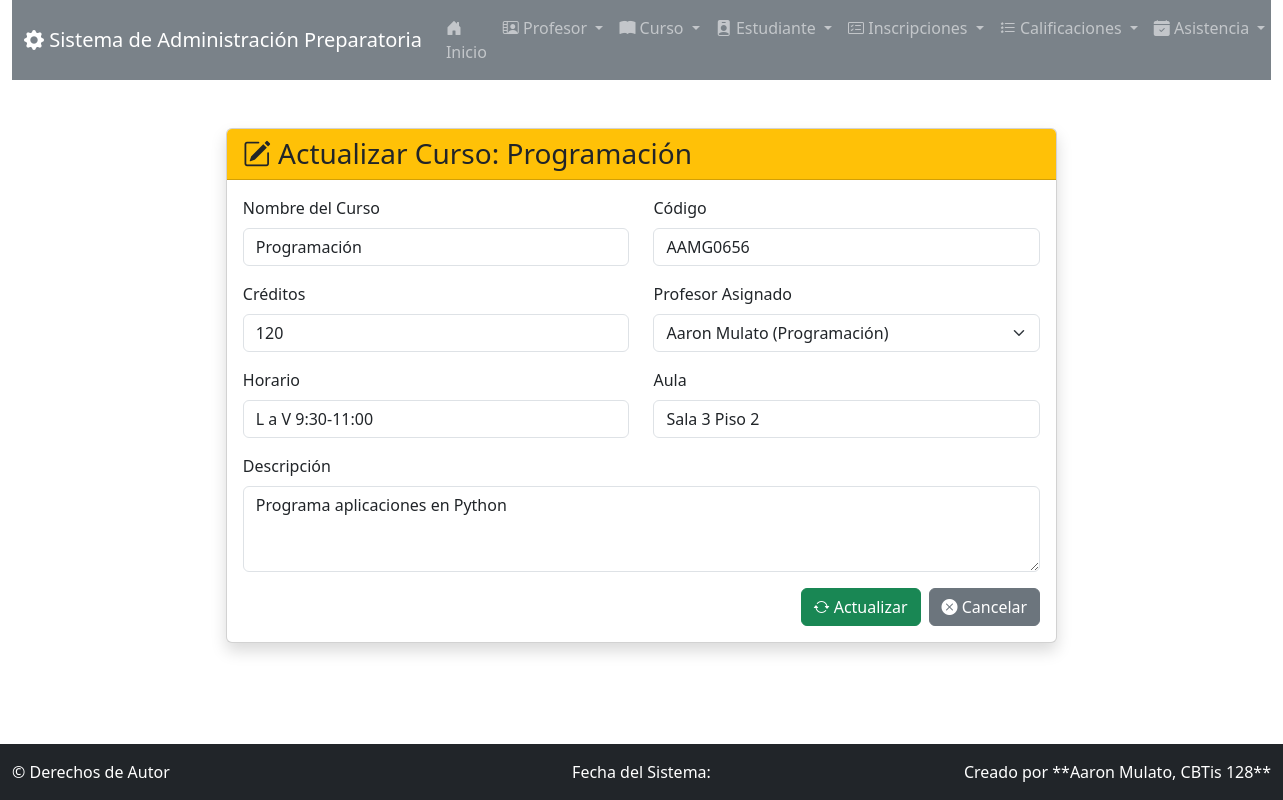
The page /curso/actualizar/1/ on the database its author committed.
### app_Preparatoria/models.py (models this page shows, shortened)
class Curso(models.Model):
    nombre_curso = models.CharField(max_length=50)
    codigo = models.CharField(max_length=10, unique=True)
    descripcion = models.TextField(max_length=100)
    creditos = models.PositiveIntegerField()
    horario = models.CharField(max_length=50)
    aula = models.CharField(max_length=20)
    profesor = models.ForeignKey(Profesor, related_name="cursos", on_delete=models.CASCADE)

class Profesor(models.Model):
    nombre_profesor = models.CharField(max_length=50)
    apellido_profesor = models.CharField(max_length=50)
    correo_profesor = models.EmailField(max_length=100)
    telefono = models.CharField(max_length=15)
    especialidad = models.CharField(max_length=50, default="")
    fecha_contratacion = models.DateField(auto_now_add=True)
    activo = models.BooleanField(default=True)

### app_Preparatoria/views.py (the view)
# urls.py: path('curso/actualizar/<int:curso_id>/', views.actualizar_curso, name='actualizar_curso'),
def actualizar_curso(request, curso_id):
    curso = get_object_or_404(Curso, pk=curso_id)
    profesores = Profesor.objects.filter(activo=True)
    context = {'curso': curso, 'profesores': profesores}
    return render(request, 'curso/actualizar_curso.html', context)

### app_Preparatoria/templates/curso/actualizar_curso.html (shortened to what this page needs)
{% extends 'base.html' %}
{% block content %}
<div class="row justify-content-center">
    <div class="col-md-8">
        <div class="card shadow">
            <div class="card-header bg-warning text-dark">
                <h3 class="mb-0"><i class="bi bi-pencil-square"></i> Actualizar Curso: {{ curso.nombre_curso }}</h3>
            </div>
            <div class="card-body">
                <form method="POST" action="{% url 'realizar_actualizacion_curso' curso.id %}">
                    <div class="row mb-3">
                        <div class="col-md-6">
                            <label for="nombre_curso" class="form-label">Nombre del Curso</label>
                            <input type="text" class="form-control" id="nombre_curso" name="nombre_curso" value="{{ curso.nombre_curso }}" required>
                        </div>
                        <div class="col-md-6">
                            <label for="codigo" class="form-label">Código</label>
                            <input type="text" class="form-control" id="codigo" name="codigo" value="{{ curso.codigo }}" required>
                        </div>
                    </div>
                    <div class="row mb-3">
                        <div class="col-md-6">
                            <label for="creditos" class="form-label">Créditos</label>
                            <input type="number" class="form-control" id="creditos" name="creditos" value="{{ curso.creditos }}" required min="1">
                        </div>
                        <div class="col-md-6">
                            <label for="profesor" class="form-label">Profesor Asignado</label>
                            <select class="form-select" id="profesor" name="profesor" required>
                                {% for profesor in profesores %}
                                    <option value="{{ profesor.id }}" {% if profesor.id == curso.profesor.id %}selected{% endif %}>
                                        {{ profesor.nombre_profesor }} {{ profesor.apellido_profesor }} ({{ profesor.especialidad }})
                                    </option>
                                {% endfor %}
                            </select>
                        </div>
                    </div>
                    <div class="row mb-3">
                        <div class="col-md-6">
                            <label for="horario" class="form-label">Horario</label>
                            <input type="text" class="form-control" id="horario" name="horario" value="{{ curso.horario }}">
                        </div>
                        <div class="col-md-6">
                            <label for="aula" class="form-label">Aula</label>
                            <input type="text" class="form-control" id="aula" name="aula" value="{{ curso.aula }}">
                        </div>
                    </div>
                    <div class="mb-3">
                        <label for="descripcion" class="form-label">Descripción</label>
                        <textarea class="form-control" id="descripcion" name="descripcion" rows="3" maxlength="100">{{ curso.descripcion }}</textarea>
                    </div>
                    <div class="d-grid gap-2 d-md-flex justify-content-md-end">
                        <button type="submit" class="btn btn-success"><i class="bi bi-arrow-repeat"></i> Actualizar</button>
                        <a href="{% url 'ver_curso' %}" class="btn btn-secondary"><i class="bi bi-x-circle-fill"></i> Cancelar</a>
                    </div>
                </form>
            </div>
        </div>
    </div>
</div>
{% endblock %}

### app_Preparatoria/templates/base.html (style rules this page uses)
:root { --bs-primary: #6c757d; --bs-secondary: #e9ecef; --bs-success: #20c997; --bs-info: #6610f2; }
body { padding-bottom: 60px; }

### rows shown on the page
Curso: nombre_curso "Programación", codigo "AAMG0656", creditos "120", profesor "Aaron Mulato (Programación)", horario "L a V 9:30-11:00", aula "Sala 3 Piso 2", descripcion "Programa aplicaciones en Python"
